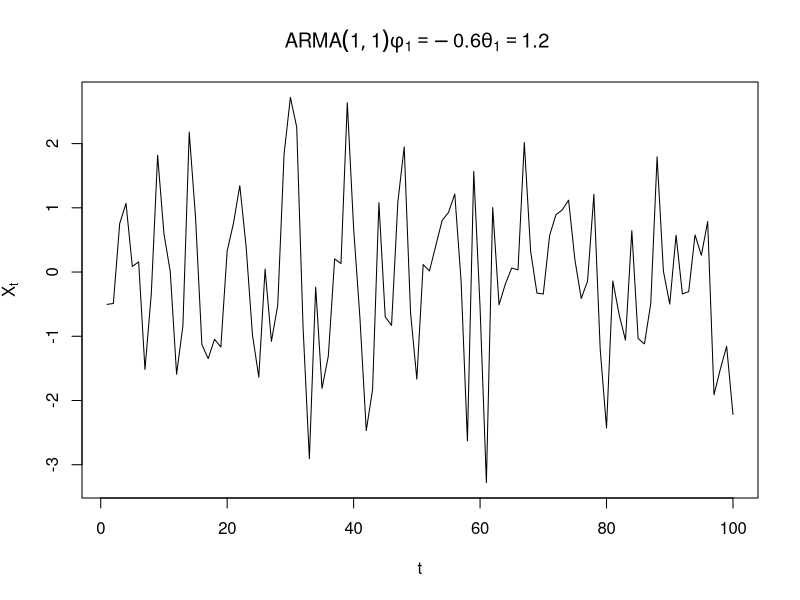
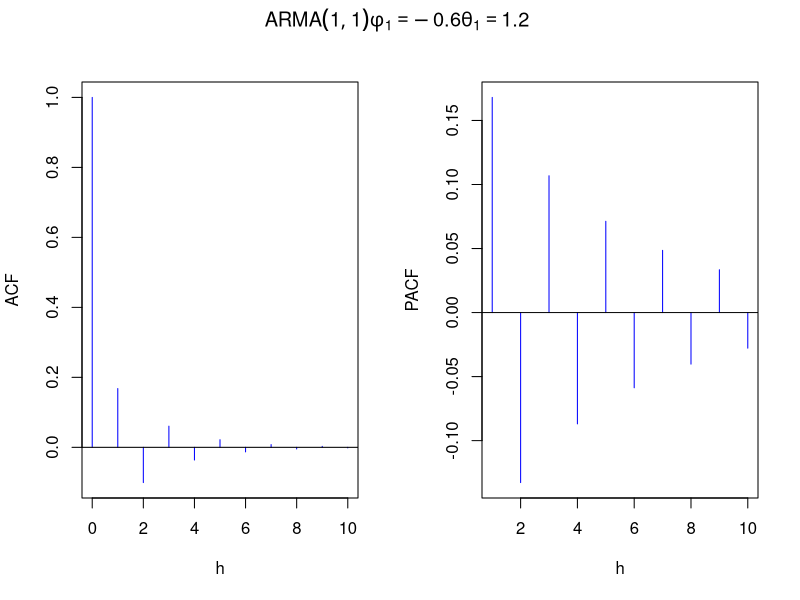
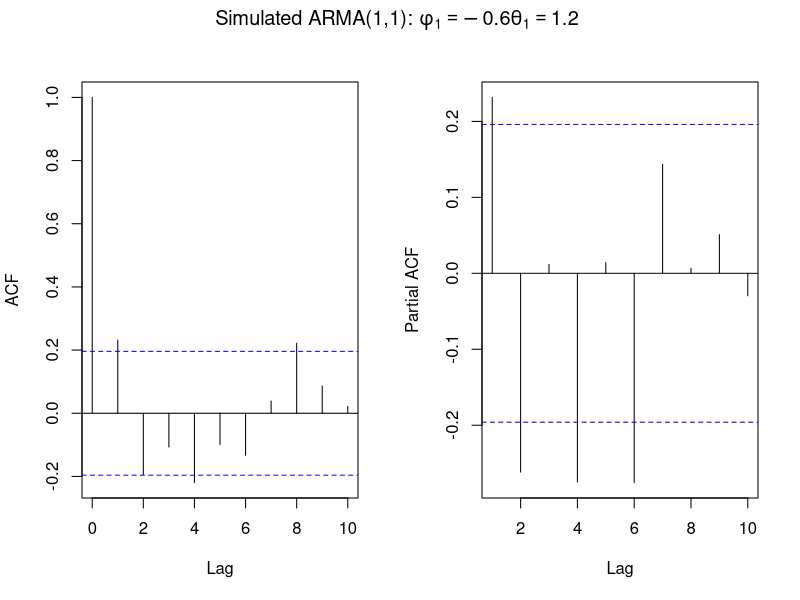
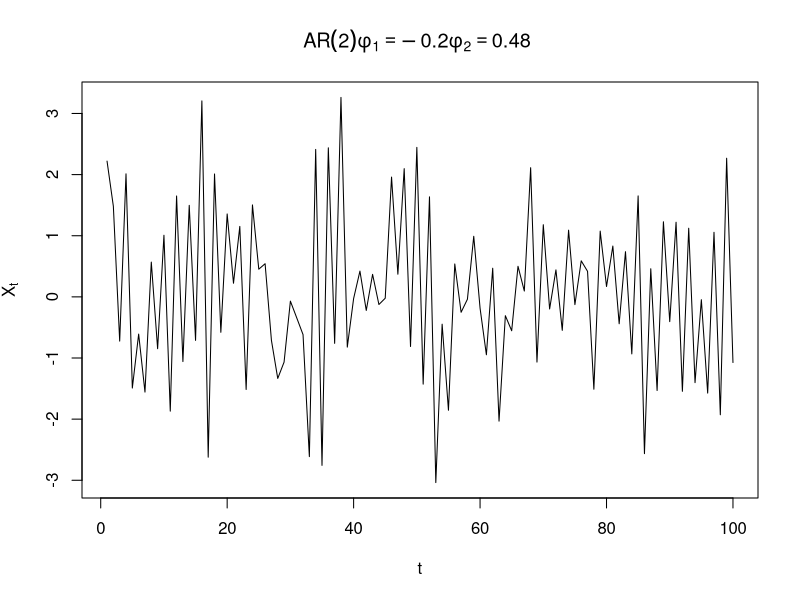
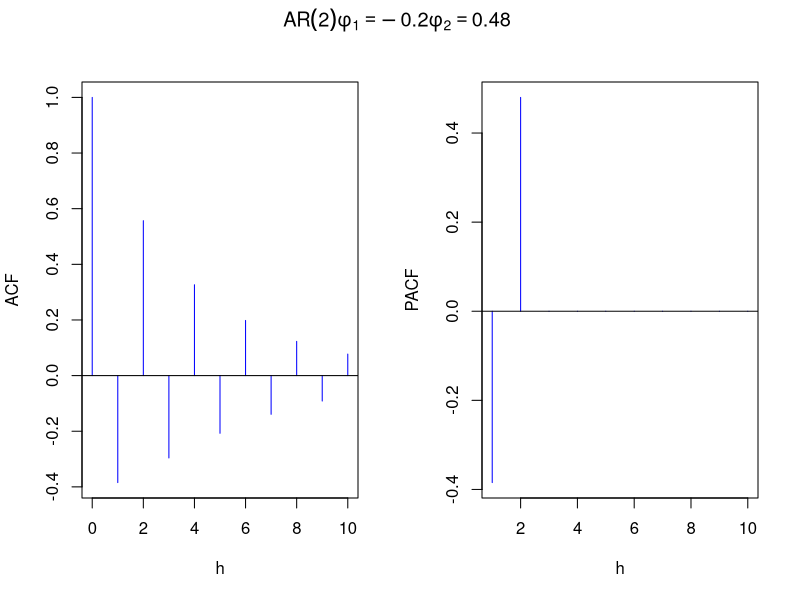
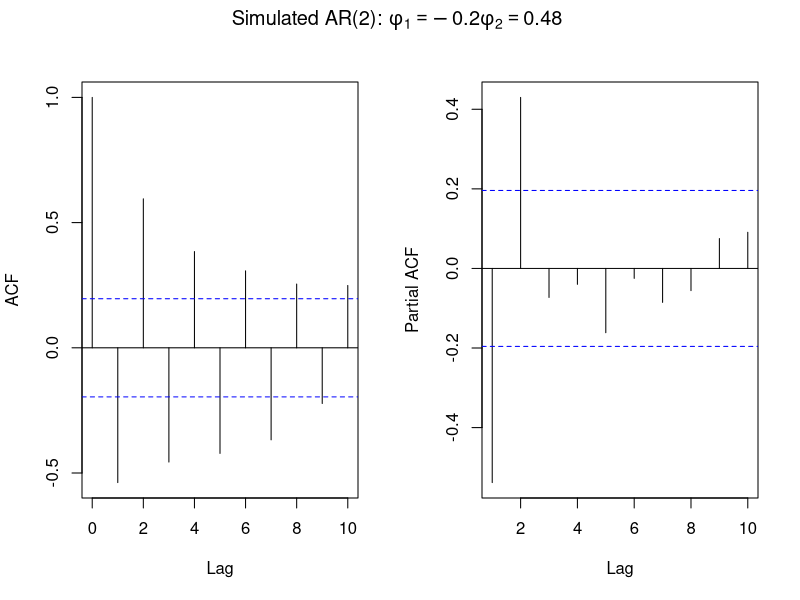

Reproduce these figures in R, in order.
## ---- chunk 1
x1 <- arima.sim(n = 100,model = list(ar = -0.6,ma = 1.2))
plot(x1, xlab = "t",ylab = expression(X[t]),
     main = expression(paste(ARMA(1,1),phi[1] == -0.6,theta[1] == 1.2,sep = " ")))

## ---- chunk 2
# compute ACF and PACF
acf1 = ARMAacf(ar = -0.6,ma = 1.2,pacf = FALSE,lag.max = 10)
pacf1 = ARMAacf(ar = -0.6,ma = 1.2,pacf = TRUE,lag.max = 10)
# Plot
op <- par(mfrow = c(1,2))
# ACF
plot(x = 0:10,y = acf1,type = "h",col = "blue",ylab = "ACF",xlab = "h") 
abline(h = 0)
#PACF (Theoretical PACF values are computed starting form lag = 0)
plot(x = 1:10,y = pacf1,type = "h",col = "blue",ylab = "PACF",xlab = "h") 
abline(h = 0)
title(expression(paste(ARMA(1,1),phi[1] == -0.6,theta[1] == 1.2,sep = " ")),
      line = -1, outer=TRUE)
par(op)
## ---- chunk 3
op <- par(mfrow = c(1,2))
#ACF
acf(x1,lag.max = 10,main = "")
# PACF
pacf(x1,lag.max = 10,main = "")
title(expression(paste("Simulated ARMA(1,1): ",phi[1] == -0.6,theta[1] == 1.2,sep = " ")),
      line = -1, outer=TRUE)
par(op)
## ---- chunk 4
# ARMA(2,0) = AR(2)
x2 <- arima.sim(n = 100,model = list(ar = c(-0.2,0.48))) 
plot(x2, xlab = "t",ylab = expression(X[t]), main = expression(paste(AR(2),phi[1] == -0.2,phi[2] == 0.48,sep = " ")))
## ---- chunk 5
# Compute ACF/PACF
acf2 = ARMAacf(ar = c(-0.2,0.48),pacf = FALSE,lag.max = 10) 
pacf2 = ARMAacf(ar = c(-0.2,0.48),pacf = TRUE,lag.max = 10)
op <- par(mfrow = c(1,2))
# ACF
plot(x = 0:10,y = acf2,type = "h",col = "blue",ylab = "ACF",xlab = "h") 
abline(h = 0)
#PACF (Theoretical PACF values are computed starting form lag = 0)
plot(x = 1:10,y = pacf2,type = "h",col = "blue",ylab = "PACF",xlab = "h") 
abline(h = 0)
title(main = expression(paste(AR(2),phi[1] == -0.2,phi[2] == 0.48,sep = " ")), 
      line = -1, outer=TRUE)

par(op)

## ---- chunk 6
op <- par(mfrow = c(1,2))
# ACF
acf(x2,lag.max = 10,main = "") # PACF
pacf(x2,lag.max = 10,main = "")
title(main = expression(paste("Simulated AR(2): ",phi[1] == -0.2,phi[2] == 0.48,sep = " ")),
      line = -1, outer=TRUE)
par(op)
